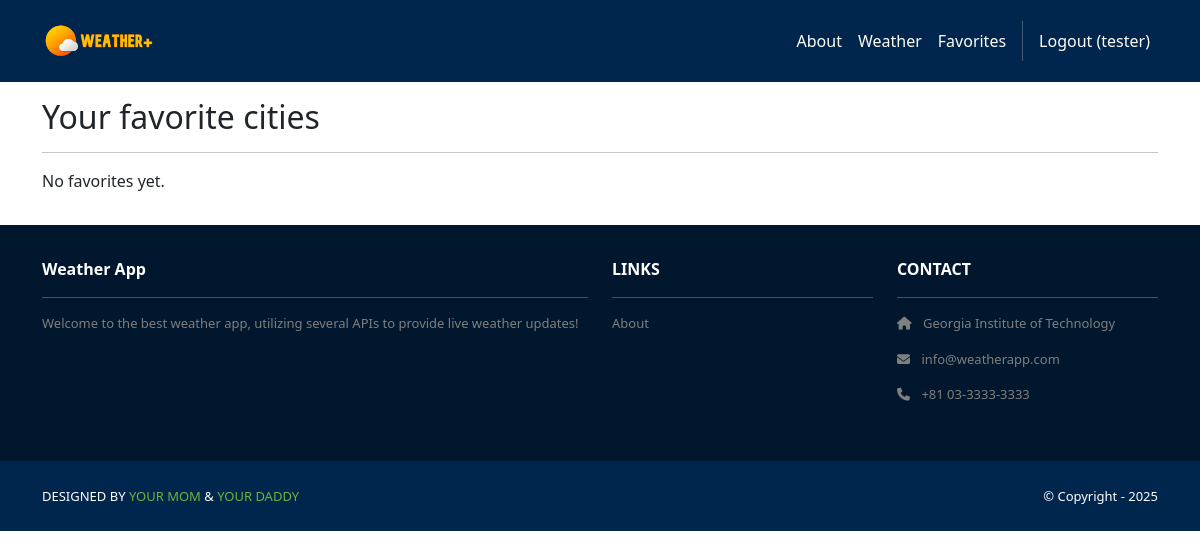
/favorites/ (signed in), run on an earlier commit of the app's database.
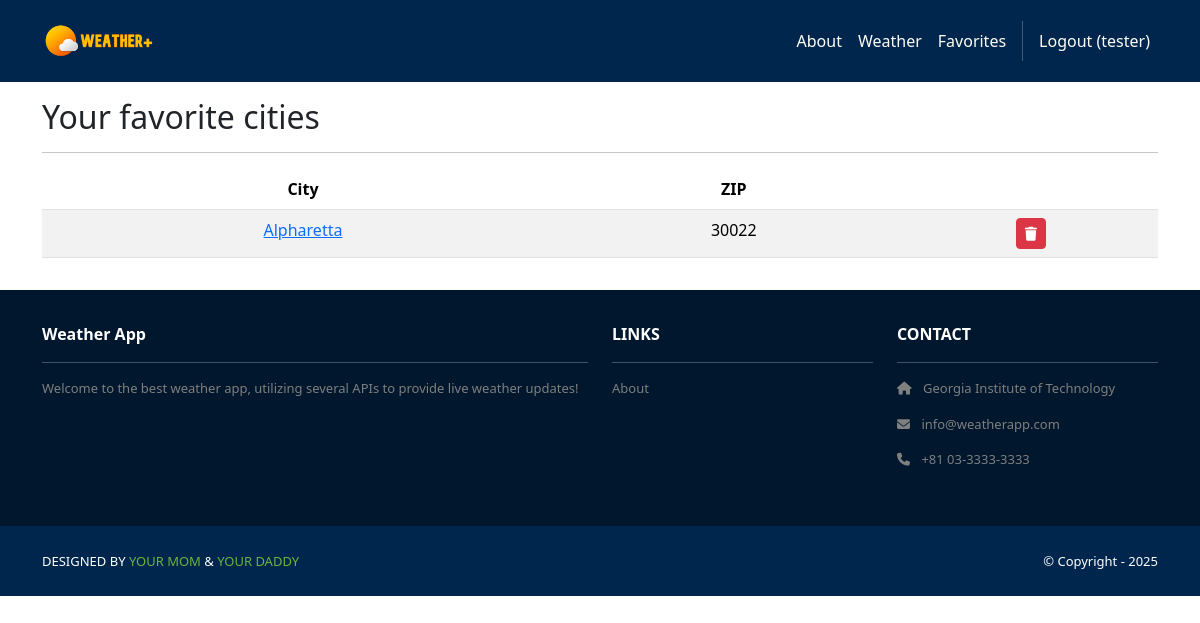
And on a later commit of the database.
### favorites/models.py (models this page shows, shortened)
class FavoriteZip(models.Model):
    user      = models.ForeignKey(User, on_delete=models.CASCADE,
                                  related_name='favorite_zips')
    zip_code  = models.CharField(max_length=15)
    city_name = models.CharField(
        max_length=120,
        default='',  # <─ satisfies existing rows
        blank=True  # allows empty string in admin/forms
    )
    class Meta:
        unique_together = ('user', 'zip_code')
        ordering = ['city_name']

### favorites/views.py (the view)
# urls.py: path('', index, name='favorites.index'),
@login_required
def index(request):
    zips = request.user.favorite_zips.all()
    return render(request, 'favorites/index.html', {'zips': zips})

### favorites/templates/favorites/index.html
{% extends 'base.html' %}
{% block content %}
<div class="p-3"><div class="container">
  <h2>Your favorite cities</h2><hr>
  {% if zips %}
  <table class="table table-striped text-center">
    <thead>
      <tr><th>City</th><th>ZIP</th><th></th></tr>
    </thead>
    <tbody>
    {% for fav in zips %}
      <tr>
        <td>
          <a href="{% url 'weather.index' %}?zip_code={{ fav.zip_code }}">
              {{ fav.city_name }}
          </a>
        </td>
        <td>{{ fav.zip_code }}</td>
        <td>
          <a href="{% url 'favorites.delete' fav.id %}"
             class="btn btn-sm btn-danger">
             <i class="fa fa-trash"></i>
          </a>
        </td>
      </tr>
    {% endfor %}
    </tbody>
  </table>
  {% else %}
    <p>No favorites yet.</p>
  {% endif %}
</div></div>
{% endblock %}

### weatherapp/templates/base.html (shortened to what this page needs)
<!DOCTYPE html>
<html>
    {% load static %}
  <head>
     <link rel="stylesheet" href="https://unpkg.com/leaflet@1.9.4/dist/leaflet.css"
/>
    <link href="https://cdn.jsdelivr.net/npm/bootstrap@5.3.3/dist/css/bootstrap.min.css" rel="stylesheet">
    <link rel="stylesheet"  href="https://cdnjs.cloudflare.com/ajax/libs/font-awesome/6.1.1/css/all.min.css">
    <link rel="stylesheet" type="text/css"
    href="{% static 'css/style.css' %}">
  </head>
  <body>
    <nav class="p-3 navbar navbar-dark bg-dark
        navbar-expand-lg">
    <div class="container">
        <a class="navbar-brand"
            href="{% url 'home.index' %}">
            <img src="{% static 'img/logo.png' %}" alt="logo"
                 height="40" />
        </a>
        <div class="collapse navbar-collapse"
            id="navbarNavAltMarkup">
        <div class="navbar-nav ms-auto navbar-ml">
            <a class="nav-link" href="{% url 'home.about' %}">About</a>
            <a class="nav-link" href="{% url 'weather.index' %}">Weather</a>
            <a class="nav-link" href="{% url 'favorites.index' %}">Favorites</a>
            {% if user.is_authenticated %}
            <a class="nav-link" href="{% url 'accounts.logout' %}">Logout ({{user.username }})</a>
            {% else %}
            <a class="nav-link" href="{% url 'accounts.login' %}">Login</a>
            <a class="nav-link" href="{% url 'accounts.signup' %}">Sign Up</a>
            {% endif %}
                </div>
            </div>
        </div>
    </nav>
    <div>
      {% block content %}
      {% endblock content %}
    </div>
    <section class="p-3 ms-footer d-none d-md-block">
        <div class="container">
          <div class="row mt-3 text-white">
            <div class="col-md-6 col-lg-6 col-xl-6
                 mx-auto mb-4">
              <b>Weather App</b>
              <hr />
              <p>
                Welcome to the best weather app, utilizing several APIs to provide live weather updates!
              </p>
            </div>
            <div class="col-md-3 col-lg-3 col-xl-3
                 mx-auto mb-4">
              <b>LINKS</b>
              <hr />
              <p><a class="nav-link"
                href="{% url 'home.about' %}">
                About
              </a></p>
            </div>
            <div class="col-md-3 col-lg-3 col-xl-3 mx-auto
                 mb-4">
              <b>CONTACT</b>
              <hr />
              <p><i class="fas fa-home me-2"></i>
                Georgia Institute of Technology
              </p>
              <p><i class="fas fa-envelope me-2"></i>
                info@weatherapp.com
              </p>
              <p><i class="fas fa-phone me-2"></i>
                +81 03-3333-3333
              </p>
            </div>
          </div>
        </div>
      </section>
      <section class="p-3 ms-footer-bottom bg-dark">
        <div class="container d-flex
             justify-content-between">
          <div class="me-5 text-white">
            <span>DESIGNED BY
              <a href="https://www.linkedin.com/in/harrison-fei/"
              target="_blank">YOUR MOM</a> &
              <a href="https://www.thefactsite.com/wp-content/uploads/2012/05/shrek-facts.jpg"
              target="_blank">YOUR DADDY</a>
            </span>
          </div>
          <div class="text-white">
            <span>© Copyright - 2025</span>
          </div>
        </div>
      </section>
  </body>
</html>

### static/css/style.css (style rules this page uses)
.navbar a.nav-link { color: #FFFEF6 !important; }
.bg-dark { background-color: #00264D !important; }
.ms-footer { background-color: #00172D; }
.ms-footer p { color: #7F7F7F; font-size: 13px; }
.ms-footer-bottom span { font-size: 13px; line-height: 38px; }
.ms-footer-bottom a { color: #6ab43e; text-decoration: none; }

What changed in the data, as far as the page shows it:
added FavoriteZip: city_name "Alpharetta", zip_code "30022"
Also different on the page:
text no longer shown: "No favorites yet."
text now shown: "City ZIP"
